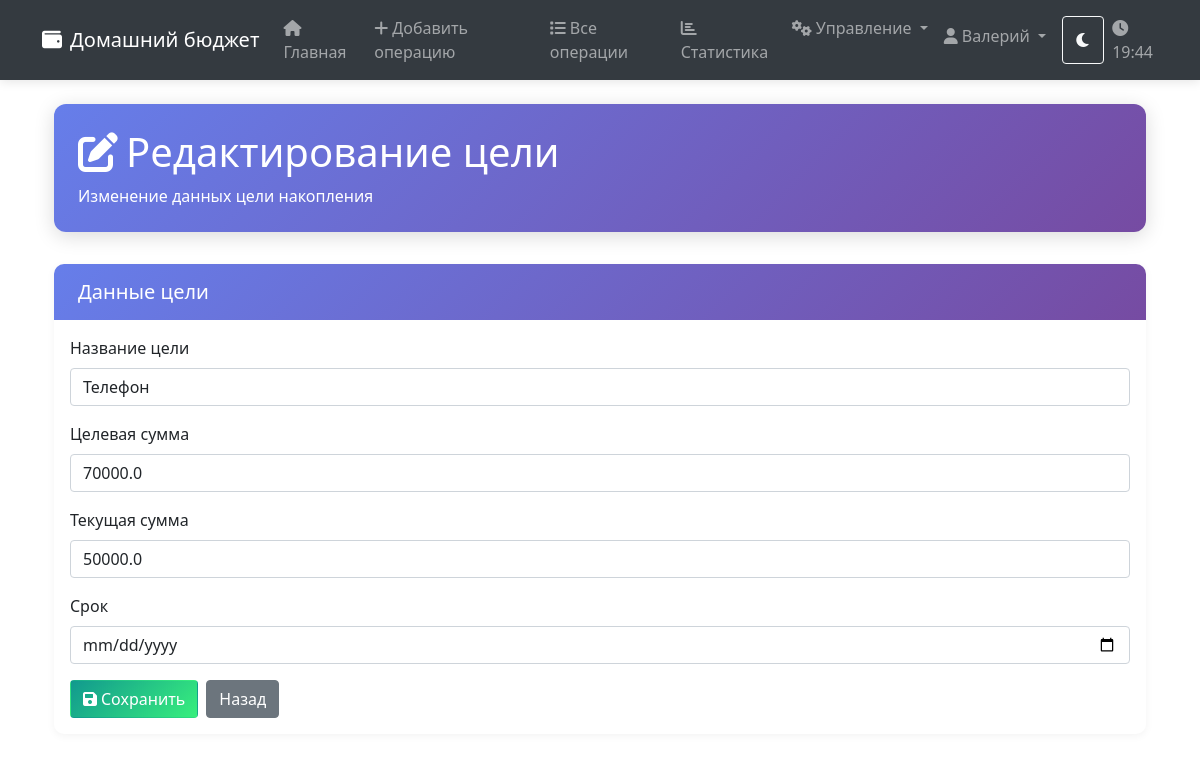
The page /edit_goal/11 (signed in) on the database as committed earlier.
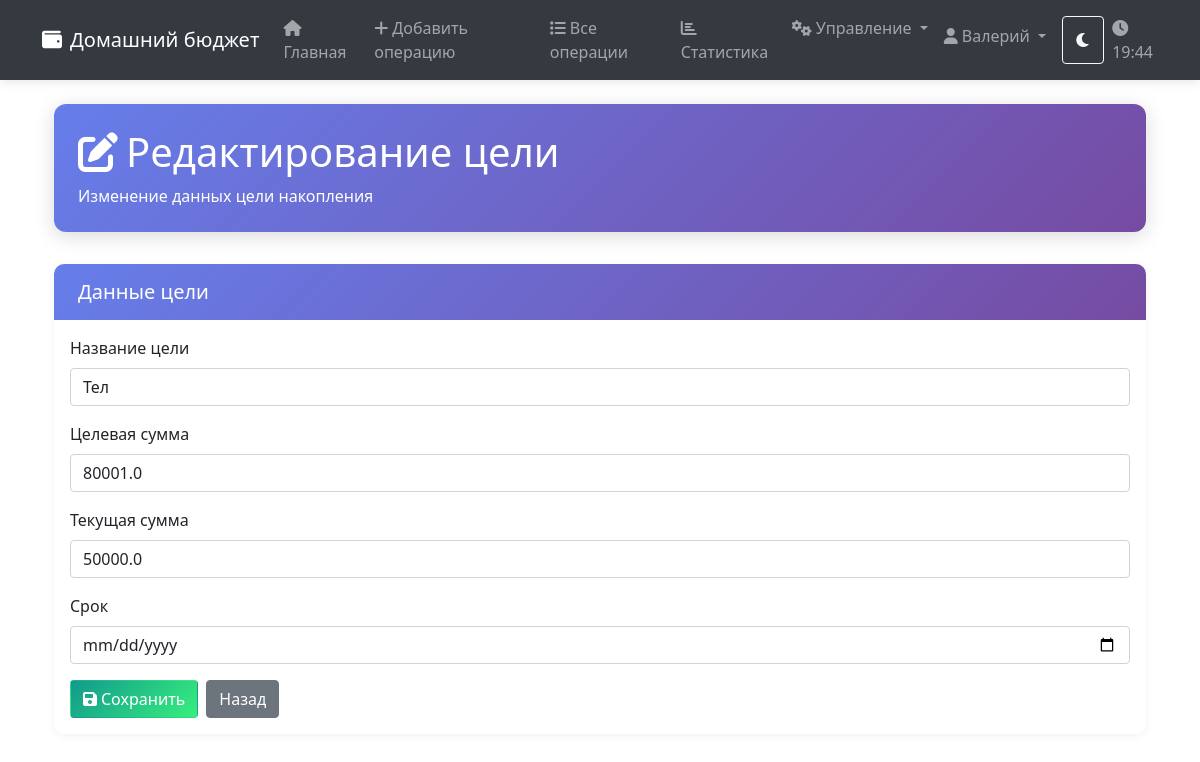
The same page on the database as committed later.
### tables this page shows
CREATE TABLE goals (
            id INTEGER PRIMARY KEY AUTOINCREMENT,
            name TEXT NOT NULL,
            target_amount REAL NOT NULL,
            current_amount REAL DEFAULT 0,
            deadline DATE,
            auto_save_amount REAL DEFAULT 0,
            auto_save_frequency TEXT,
            created_at TIMESTAMP DEFAULT CURRENT_TIMESTAMP,
            user_id INTEGER,
            FOREIGN KEY (user_id) REFERENCES users (id)
        );

### routes/goal_routes.py (the view, shortened to what this page needs)
    @app.route('/edit_goal/<int:goal_id>', methods=['GET', 'POST'])
    @login_required
    def edit_goal(goal_id):
        with get_db_connection() as conn:
            goal = conn.execute(
                'SELECT * FROM goals WHERE id = ? AND user_id = ?',
                (goal_id, session['user_id'])
            ).fetchone()
            if not goal:
                flash('Цель не найдена', 'error')
                return redirect(url_for('view_goals'))
        return render_template('edit_goal.html', goal=goal)

### app.py (called while the page is built)
def get_moscow_time():
    moscow_tz = pytz.timezone("Europe/Moscow")
    return datetime.now(moscow_tz)

@app.context_processor
def utility_processor():
    return dict(get_moscow_time=get_moscow_time)

### auth_utils.py (called while the page is built)
def login_required(f):
    @wraps(f)
    def decorated_function(*args, **kwargs):
        if 'user_id' not in session:
            flash('Пожалуйста, войдите в систему', 'error')
            return redirect(url_for('login'))
        return f(*args, **kwargs)
    return decorated_function

### database.py (called while the page is built)
def get_db_connection():
    BASE_DIR = os.path.dirname(os.path.abspath(__file__))
    DATABASE_PATH = os.path.join(BASE_DIR, 'budget.db')
    conn = sqlite3.connect(DATABASE_PATH)
    conn.row_factory = sqlite3.Row
    return conn

### templates/edit_goal.html (shortened to what this page needs)
{% extends "base.html" %}
{% block content %}
<div class="container mt-4 fade-in">
    <div class="page-header">
        <h1><i class="fas fa-edit me-2"></i>Редактирование цели</h1>
        <p class="mb-0">Изменение данных цели накопления</p>
    </div>
    <div class="card form-card">
        <div class="card-header">
            <h5 class="mb-0">Данные цели</h5>
        </div>
        <div class="card-body">
            <form action="{{ url_for('edit_goal', goal_id=goal.id) }}" method="post">
                <div class="mb-3">
                    <label class="form-label">Название цели</label>
                    <input type="text" class="form-control" name="name" value="{{ goal.name }}" required>
                </div>
                <div class="mb-3">
                    <label class="form-label">Целевая сумма</label>
                    <input type="number" class="form-control" name="target_amount"
                           step="100" min="1" value="{{ goal.target_amount }}" required>
                </div>
                <div class="mb-3">
                    <label class="form-label">Текущая сумма</label>
                    <input type="number" class="form-control" name="current_amount"
                           step="100" min="0" value="{{ goal.current_amount }}" required>
                </div>
                <div class="mb-3">
                    <label class="form-label">Срок</label>
                    <input type="date" class="form-control" name="deadline" value="{{ goal.deadline or '' }}">
                </div>
                <div class="d-flex gap-2">
                    <button type="submit" class="btn btn-modern-success">
                        <i class="fas fa-save me-1"></i>Сохранить
                    </button>
                    <a href="{{ url_for('view_goals') }}" class="btn btn-secondary">
                        Назад
                    </a>
                </div>
            </form>
        </div>
    </div>
</div>
{% endblock %}

Rows that differ between the two databases and show on the page:
changed goals: name "Телефон" → "Тел"; target_amount "70000.0" → "80001.0"
